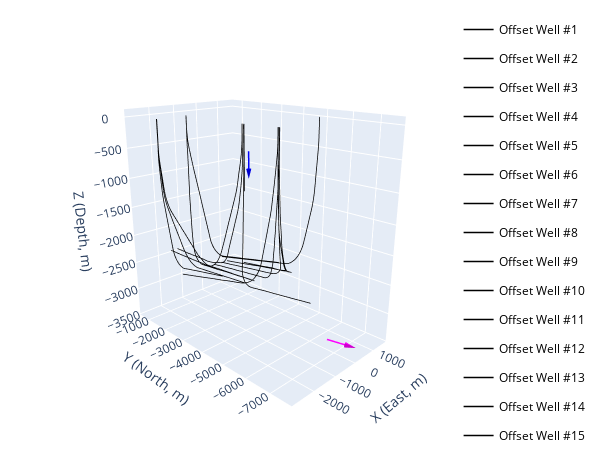

Notebook source saved alongside this figure:
### Markdown cell above
show the information of the planning well

### Code cell
# # plot the PK and PT points in the fig
# fig.add_trace(go.Scatter3d(x=PKM[:,0], y=PKM[:,1], z=PKM[:,2], 
#                            name='KOP',
#                            mode='markers',
#                            marker=dict(size=3, color='blue')))
# fig.add_trace(go.Scatter3d(x=PTM[:,0], y=PTM[:,1], z=PTM[:,2], 
#                            name='Target',
#                            mode='markers',
#                            marker=dict(size=3, color='magenta')))

# plot an arrow of the VT, start at PT
fig=PlotArrow(start=PKM[0,:], vector=VKM[0,:]*300, fig=fig, style='b-', head_size=0.5, name = 'KOP Direction')
fig=PlotArrow(start=PTM[0,:], vector=VTM[0,:]*20, fig=fig, style='m-', head_size=0.5, name = 'Target Direction')
fig.show()

### Figure 1 — Plotly figure (JSON) as saved in the notebook; plotly's stock layout.template omitted (floating-point values rounded to 4 significant figures; data arrays with more than 128 entries replaced by an {"elided": "..."} marker saying what was removed)
{"data": [{"customdata": {"elided": "184x4 float values"}, "hovertemplate": "Offset Well #1<br>East: %{x:.2f}<br>North: %{y:.2f}<br>Depth: %{z:.2f}<extra>MD: %{customdata[0]:.2f}<br>Inclination: %{customdata[1]:.2f}°<br>Azimuth: %{customdata[2]:.2f}°<br>DLS: %{customdata[3]:.2f}°/30m </extra>", "legendgroup": "Offset Well #1", "line": {"color": "black", "dash": "solid", "width": 1.5}, "mode": "lines", "name": "Offset Well #1", "showlegend": true, "type": "scatter3d", "x": {"elided": "184 float values"}, "y": {"elided": "184 float values"}, "z": {"elided": "184 float values"}}, {"customdata": {"elided": "178x4 float values"}, "hovertemplate": "Offset Well #2<br>East: %{x:.2f}<br>North: %{y:.2f}<br>Depth: %{z:.2f}<extra>MD: %{customdata[0]:.2f}<br>Inclination: %{customdata[1]:.2f}°<br>Azimuth: %{customdata[2]:.2f}°<br>DLS: %{customdata[3]:.2f}°/30m </extra>", "legendgroup": "Offset Well #2", "line": {"color": "black", "dash": "solid", "width": 1.5}, "mode": "lines", "name": "Offset Well #2", "showlegend": true, "type": "scatter3d", "x": {"elided": "178 float values"}, "y": {"elided": "178 float values"}, "z": {"elided": "178 float values"}}, {"customdata": {"elided": "168x4 float values"}, "hovertemplate": "Offset Well #3<br>East: %{x:.2f}<br>North: %{y:.2f}<br>Depth: %{z:.2f}<extra>MD: %{customdata[0]:.2f}<br>Inclination: %{customdata[1]:.2f}°<br>Azimuth: %{customdata[2]:.2f}°<br>DLS: %{customdata[3]:.2f}°/30m </extra>", "legendgroup": "Offset Well #3", "line": {"color": "black", "dash": "solid", "width": 1.5}, "mode": "lines", "name": "Offset Well #3", "showlegend": true, "type": "scatter3d", "x": {"elided": "168 float values"}, "y": {"elided": "168 float values"}, "z": {"elided": "168 float values"}}, {"customdata": {"elided": "186x4 float values"}, "hovertemplate": "Offset Well #4<br>East: %{x:.2f}<br>North: %{y:.2f}<br>Depth: %{z:.2f}<extra>MD: %{customdata[0]:.2f}<br>Inclination: %{customdata[1]:.2f}°<br>Azimuth: %{customdata[2]:.2f}°<br>DLS: %{customdata[3]:.2f}°/30m </extra>", "legendgroup": "Offset Well #4", "line": {"color": "black", "dash": "solid", "width": 1.5}, "mode": "lines", "name": "Offset Well #4", "showlegend": true, "type": "scatter3d", "x": {"elided": "186 float values"}, "y": {"elided": "186 float values"}, "z": {"elided": "186 float values"}}, {"customdata": {"elided": "438x4 float values"}, "hovertemplate": "Offset Well #5<br>East: %{x:.2f}<br>North: %{y:.2f}<br>Depth: %{z:.2f}<extra>MD: %{customdata[0]:.2f}<br>Inclination: %{customdata[1]:.2f}°<br>Azimuth: %{customdata[2]:.2f}°<br>DLS: %{customdata[3]:.2f}°/30m </extra>", "legendgroup": "Offset Well #5", "line": {"color": "black", "dash": "solid", "width": 1.5}, "mode": "lines", "name": "Offset Well #5", "showlegend": true, "type": "scatter3d", "x": {"elided": "438 float values"}, "y": {"elided": "438 float values"}, "z": {"elided": "438 float values"}}, {"customdata": {"elided": "482x4 float values"}, "hovertemplate": "Offset Well #6<br>East: %{x:.2f}<br>North: %{y:.2f}<br>Depth: %{z:.2f}<extra>MD: %{customdata[0]:.2f}<br>Inclination: %{customdata[1]:.2f}°<br>Azimuth: %{customdata[2]:.2f}°<br>DLS: %{customdata[3]:.2f}°/30m </extra>", "legendgroup": "Offset Well #6", "line": {"color": "black", "dash": "solid", "width": 1.5}, "mode": "lines", "name": "Offset Well #6", "showlegend": true, "type": "scatter3d", "x": {"elided": "482 float values"}, "y": {"elided": "482 float values"}, "z": {"elided": "482 float values"}}, {"customdata": {"elided": "580x4 float values"}, "hovertemplate": "Offset Well #7<br>East: %{x:.2f}<br>North: %{y:.2f}<br>Depth: %{z:.2f}<extra>MD: %{customdata[0]:.2f}<br>Inclination: %{customdata[1]:.2f}°<br>Azimuth: %{customdata[2]:.2f}°<br>DLS: %{customdata[3]:.2f}°/30m </extra>", "legendgroup": "Offset Well #7", "line": {"color": "black", "dash": "solid", "width": 1.5}, "mode": "lines", "name": "Offset Well #7", "showlegend": true, "type": "scatter3d", "x": {"elided": "580 float values"}, "y": {"elided": "580 float values"}, "z": {"elided": "580 float values"}}, {"customdata": {"elided": "495x4 float values"}, "hovertemplate": "Offset Well #8<br>East: %{x:.2f}<br>North: %{y:.2f}<br>Depth: %{z:.2f}<extra>MD: %{customdata[0]:.2f}<br>Inclination: %{customdata[1]:.2f}°<br>Azimuth: %{customdata[2]:.2f}°<br>DLS: %{customdata[3]:.2f}°/30m </extra>", "legendgroup": "Offset Well #8", "line": {"color": "black", "dash": "solid", "width": 1.5}, "mode": "lines", "name": "Offset Well #8", "showlegend": true, "type": "scatter3d", "x": {"elided": "495 float values"}, "y": {"elided": "495 float values"}, "z": {"elided": "495 float values"}}, {"customdata": {"elided": "487x4 float values"}, "hovertemplate": "Offset Well #9<br>East: %{x:.2f}<br>North: %{y:.2f}<br>Depth: %{z:.2f}<extra>MD: %{customdata[0]:.2f}<br>Inclination: %{customdata[1]:.2f}°<br>Azimuth: %{customdata[2]:.2f}°<br>DLS: %{customdata[3]:.2f}°/30m </extra>", "legendgroup": "Offset Well #9", "line": {"color": "black", "dash": "solid", "width": 1.5}, "mode": "lines", "name": "Offset Well #9", "showlegend": true, "type": "scatter3d", "x": {"elided": "487 float values"}, "y": {"elided": "487 float values"}, "z": {"elided": "487 float values"}}, {"customdata": [[0.0, 0.0, 0.0, 0.0], [1000.0, 0.0, 0.0, 0.0]], "hovertemplate": "Offset Well #10<br>East: %{x:.2f}<br>North: %{y:.2f}<br>Depth: %{z:.2f}<extra>MD: %{customdata[0]:.2f}<br>Inclination: %{customdata[1]:.2f}°<br>Azimuth: %{customdata[2]:.2f}°<br>DLS: %{customdata[3]:.2f}°/30m </extra>", "legendgroup": "Offset Well #10", "line": {"color": "black", "dash": "solid", "width": 1.5}, "mode": "lines", "name": "Offset Well #10", "showlegend": true, "type": "scatter3d", "x": [-1401.0, -1401.0], "y": [-4396.0, -4396.0], "z": [7.19, -992.8]}, {"customdata": {"elided": "473x4 float values"}, "hovertemplate": "Offset Well #11<br>East: %{x:.2f}<br>North: %{y:.2f}<br>Depth: %{z:.2f}<extra>MD: %{customdata[0]:.2f}<br>Inclination: %{customdata[1]:.2f}°<br>Azimuth: %{customdata[2]:.2f}°<br>DLS: %{customdata[3]:.2f}°/30m </extra>", "legendgroup": "Offset Well #11", "line": {"color": "black", "dash": "solid", "width": 1.5}, "mode": "lines", "name": "Offset Well #11", "showlegend": true, "type": "scatter3d", "x": {"elided": "473 float values"}, "y": {"elided": "473 float values"}, "z": {"elided": "473 float values"}}, {"customdata": {"elided": "510x4 float values"}, "hovertemplate": "Offset Well #12<br>East: %{x:.2f}<br>North: %{y:.2f}<br>Depth: %{z:.2f}<extra>MD: %{customdata[0]:.2f}<br>Inclination: %{customdata[1]:.2f}°<br>Azimuth: %{customdata[2]:.2f}°<br>DLS: %{customdata[3]:.2f}°/30m </extra>", "legendgroup": "Offset Well #12", "line": {"color": "black", "dash": "solid", "width": 1.5}, "mode": "lines", "name": "Offset Well #12", "showlegend": true, "type": "scatter3d", "x": {"elided": "510 float values"}, "y": {"elided": "510 float values"}, "z": {"elided": "510 float values"}}, {"customdata": {"elided": "470x4 float values"}, "hovertemplate": "Offset Well #13<br>East: %{x:.2f}<br>North: %{y:.2f}<br>Depth: %{z:.2f}<extra>MD: %{customdata[0]:.2f}<br>Inclination: %{customdata[1]:.2f}°<br>Azimuth: %{customdata[2]:.2f}°<br>DLS: %{customdata[3]:.2f}°/30m </extra>", "legendgroup": "Offset Well #13", "line": {"color": "black", "dash": "solid", "width": 1.5}, "mode": "lines", "name": "Offset Well #13", "showlegend": true, "type": "scatter3d", "x": {"elided": "470 float values"}, "y": {"elided": "470 float values"}, "z": {"elided": "470 float values"}}, {"customdata": {"elided": "420x4 float values"}, "hovertemplate": "Offset Well #14<br>East: %{x:.2f}<br>North: %{y:.2f}<br>Depth: %{z:.2f}<extra>MD: %{customdata[0]:.2f}<br>Inclination: %{customdata[1]:.2f}°<br>Azimuth: %{customdata[2]:.2f}°<br>DLS: %{customdata[3]:.2f}°/30m </extra>", "legendgroup": "Offset Well #14", "line": {"color": "black", "dash": "solid", "width": 1.5}, "mode": "lines", "name": "Offset Well #14", "showlegend": true, "type": "scatter3d", "x": {"elided": "420 float values"}, "y": {"elided": "420 float values"}, "z": {"elided": "420 float values"}}, {"customdata": {"elided": "506x4 float values"}, "hovertemplate": "Offset Well #15<br>East: %{x:.2f}<br>North: %{y:.2f}<br>Depth: %{z:.2f}<extra>MD: %{customdata[0]:.2f}<br>Inclination: %{customdata[1]:.2f}°<br>Azimuth: %{customdata[2]:.2f}°<br>DLS: %{customdata[3]:.2f}°/30m </extra>", "legendgroup": "Offset Well #15", "line": {"color": "black", "dash": "solid", "width": 1.5}, "mode": "lines", "name": "Offset Well #15", "showlegend": true, "type": "scatter3d", "x": {"elided": "506 float values"}, "y": {"elided": "506 float values"}, "z": {"elided": "506 float values"}}, {"legendgroup": "KOP Direction", "line": {"color": "blue", "dash": "solid", "width": 3}, "mode": "lines", "name": "KOP Direction", "showlegend": false, "type": "scatter3d", "x": [-1336.0, -1336.0], "y": [-4518.0, -4518.0], "z": [-386.6, -686.6]}, {"colorscale": [[0, "blue"], [1, "blue"]], "legendgroup": "KOP Direction", "name": "KOP Direction", "showlegend": true, "showscale": false, "sizemode": "absolute", "sizeref": 150, "type": "cone", "u": [0], "v": [0], "w": [-1], "x": [-1336.0], "y": [-4518.0], "z": [-686.6]}, {"legendgroup": "Target Direction", "line": {"color": "magenta", "dash": "solid", "width": 3}, "mode": "lines", "name": "Target Direction", "showlegend": false, "type": "scatter3d", "x": [-503.3, -339.9], "y": [-7075.0, -7734.0], "z": [-3151.0, -3153.0]}, {"colorscale": [[0, "magenta"], [1, "magenta"]], "legendgroup": "Target Direction", "name": "Target Direction", "showlegend": true, "showscale": false, "sizemode": "absolute", "sizeref": 339.2, "type": "cone", "u": [0.2409], "v": [-0.9706], "w": [-0.003243], "x": [-339.9], "y": [-7734.0], "z": [-3153.0]}], "layout": {"height": 450, "legend": {"bgcolor": "rgba(255,255,255,0.1)", "font": {"color": "black", "size": 12}, "orientation": "v", "x": 0.9, "xanchor": "left", "y": 0.9, "yanchor": "top"}, "margin": {"b": 5, "l": 5, "r": 5, "t": 10}, "scene": {"aspectmode": "manual", "aspectratio": {"x": 0.6376, "y": 1, "z": 1}, "camera": {"eye": {"x": -1.556, "y": -1.556, "z": 0.7524}}, "xaxis": {"range": [-2936.0, 1753.0], "title": {"text": "X (East, m)"}}, "yaxis": {"range": [-7799.0, -444.5], "title": {"text": "Y (North, m)"}}, "zaxis": {"title": {"text": "Z (Depth, m)"}}}, "width": 600}}
